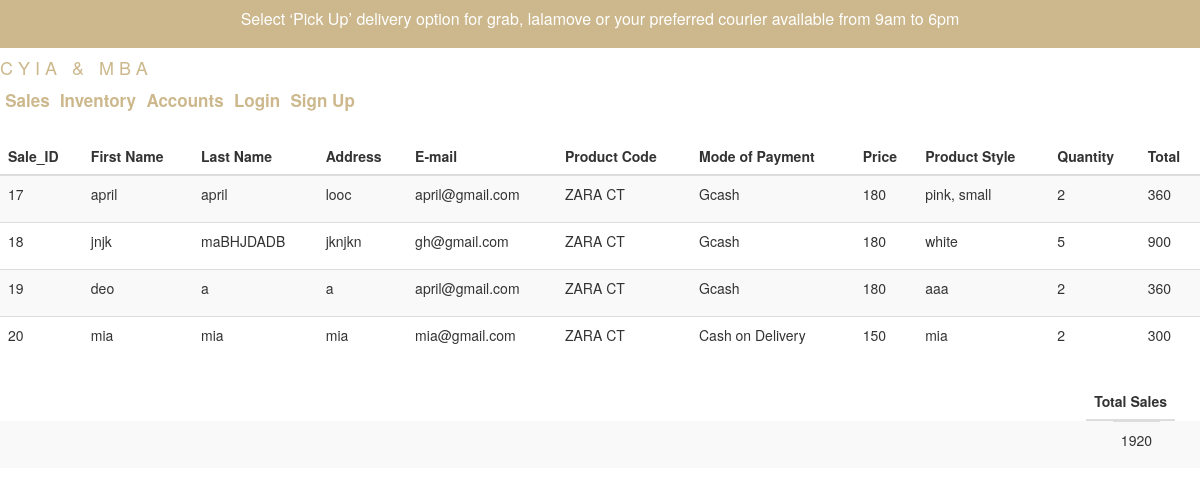
The app's page /admin.php with its own data.
### tables this page shows
CREATE TABLE `sales` (
  `sale_id` int(50) NOT NULL,
  `code` varchar(50) NOT NULL,
  `price` int(100) NOT NULL,
  `qty` int(100) NOT NULL,
  `total` int(100) NOT NULL,
  `fname` varchar(100) NOT NULL,
  `lname` text NOT NULL,
  `address` varchar(100) NOT NULL,
  `email` varchar(100) NOT NULL,
  `pay_method` varchar(100) NOT NULL,
  `product_specs` varchar(100) NOT NULL
);

### web/admin.php (the view, shortened to what this page needs)
<?php
	include_once 'header2.php';
    $sql = "SELECT * FROM sales";
    $result = mysqli_query($conn, $sql);
?>
<html>
    <head>
    </head>
    <body>
    <table class='table table-striped'><center>
            <thead>
                <tr>
                    <th>Sale_ID</th>
                    <th>First Name</th>
                    <th>Last Name</th>
                    <th>Address</th>
                    <th>E-mail</th>
                    <th>Product Code</th>
                    <th>Mode of Payment</th>
                    <th>Price</th>
                    <th>Product Style</th>
                    <th>Quantity</th>
                    <th>Total</th>
                </tr>
            </thead>
            <tbody>
                <?php
                    while ($row = mysqli_fetch_array($result)) {
                        echo "<tr>";
                        echo "<td><p>".$row['sale_id']."</p></td>";
                        echo "<td><p>".$row['fname']."</p></td>";
                        echo "<td><p>".$row['lname']."</p></td>";
                        echo "<td><p>".$row['address']."</p></td>";
                        echo "<td><p>".$row['email']."</p></td>";
                        echo "<td><p>".$row['code']."</p></td>";
                        echo "<td><p>".$row['pay_method']."</p></td>";
                        echo "<td><p>".$row['price']."</p></td>";
                        echo "<td><p>".$row['product_specs']."</p></td>";
                        echo "<td><p>".$row['qty']."</p></td>";
                        echo "<td><p>".$row['total']."</p></td>";
                        echo "</tr>";
                    }
                ?>
            </tbody>
            </center></table>
            <table class='table table-striped'><center>
            <thead>
                <tr>
                    <th class="right">Total Sales</th>
                </tr>
            </thead>
            <tbody>
                <?php
                foreach($conn->query('SELECT SUM(total) FROM sales') as $row)
                    echo " <td class='rights'><p>" . $row['SUM(total)'] . "</p></td>";
                   ?>
            </tbody>
            </center></table>
    </body>
</html>

### web/styles2.css (style rules this page uses)
* { padding:0; margin:0; box-sizing: border-box; }

### web/admin.php (style rules this page uses)
.right { float:right; margin-right: 25px; }
.rights { float:right; margin-right:40px; }

### records on screen
sales: sale_id "17", fname "april", lname "april", address "looc", email "april@gmail.com", code "ZARA CT", pay_method "Gcash", price "180", product_specs "pink, small", qty "2", total "360"
sales: sale_id "18", fname "jnjk", lname "maBHJDADB", address "jknjkn", email "gh@gmail.com", code "ZARA CT", pay_method "Gcash", price "180", product_specs "white", qty "5", total "900"
sales: sale_id "19", fname "deo", lname "a", address "a", email "april@gmail.com", code "ZARA CT", pay_method "Gcash", price "180", product_specs "aaa", qty "2", total "360"
sales: sale_id "20", fname "mia", lname "mia", address "mia", email "mia@gmail.com", code "ZARA CT", pay_method "Cash on Delivery", price "150", product_specs "mia", qty "2", total "300"

### other values on screen
$row['SUM(total)'] "1920"
